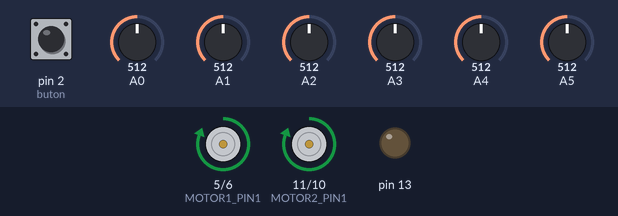
Recording of a sketch running on a simulated Arduino Uno, built with avr-gcc and run on an emulated ATmega328P. Parts: motor-driver pin pairs drawn as motors (green arrow = first pin HIGH = forward, orange = second pin HIGH = backward, longer = more drive), output pins drawn as LEDs (lit = HIGH). Inputs (shaded band) come from the test bench; at power-on: A1 = 512, A4 = 512, A2 = 512, A3 = 512, A5 = 512, pin 2 (buton) HIGH, A0 = 512.

Above: at 15.2 s.
15.3 s: A1 set to 390
At 15.7 s:
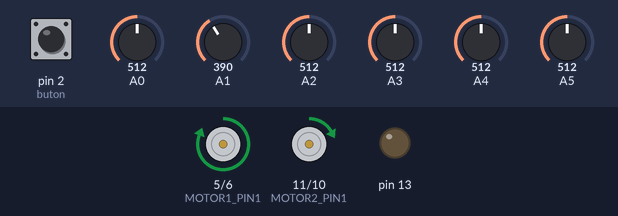
18.3 s: A4 set to 390
19.8 s: A2 set to 390
At 21.6 s:
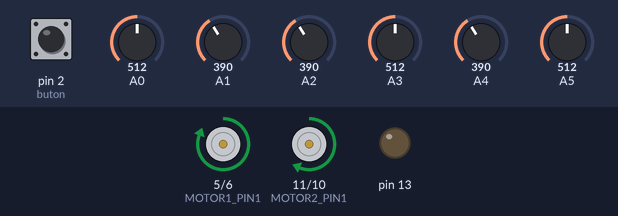
22.6 s: A3 set to 474
25.6 s: A3 set to 457
At 26.8 s:
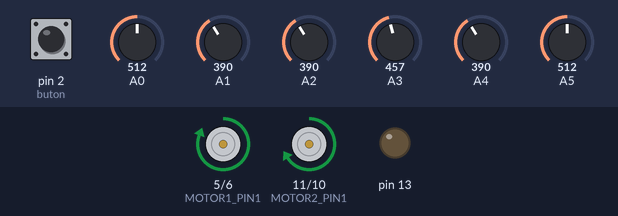
28.6 s: A5 set to 497
At 50.2 s:
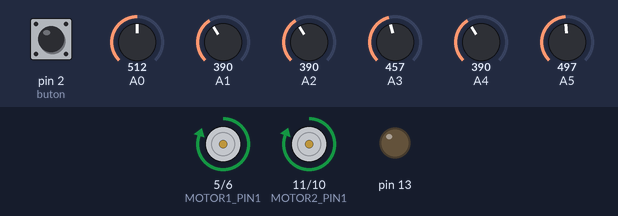
Timing chart, 0 to 50.5 s (numbered marks = the images above; inputs shaded):
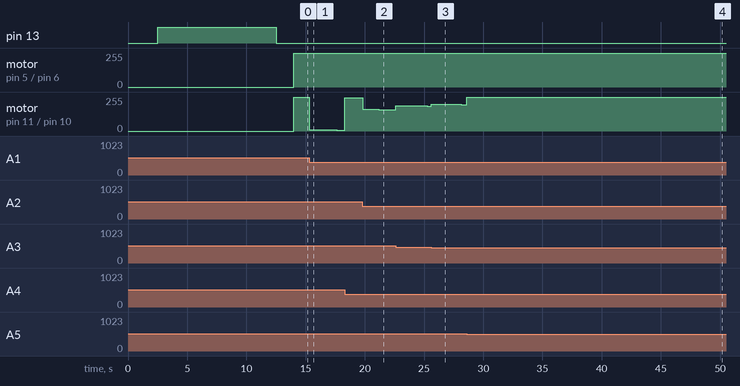

Measured:
- the behaviour switches between 507 and 506 on A5 (found by bisection; images 3 and 4)
- after the input at 15.3 s, motor on pin 11 (MOTOR2_PIN1) / pin 10 (MOTOR2_PIN2): moves from forward 255/255 to forward 6/255 over 2.9 s, starting at once
- after the input at 19.8 s, motor on pin 11 (MOTOR2_PIN1) / pin 10 (MOTOR2_PIN2): forward 250/255 → forward 162/255 at once, → forward 161/255 1.4 s later
- after the input at 25.6 s, motor on pin 11 (MOTOR2_PIN1) / pin 10 (MOTOR2_PIN2): forward 187/255 → forward 199/255 at once, → forward 198/255 2.6 s later
- after the input at 28.6 s, motor on pin 5 (MOTOR1_PIN1) / pin 6 (MOTOR1_PIN2): forward 255/255 → forward 254/255 after 20.5 s

The sketch:

robot_program.ino
```cpp
#include <QTRSensors.h>

#define NUM_SENSORS             6  // number of sensors used
#define NUM_SAMPLES_PER_SENSOR  4  // average 4 analog samples per sensor reading

// sensors 0 through 5 are connected to analog inputs 0 through 5, respectively
QTRSensorsAnalog qtra((unsigned char[]) {
  8, 9, 10, 11, 12, 13}
,
NUM_SENSORS, NUM_SAMPLES_PER_SENSOR, QTR_NO_EMITTER_PIN);
unsigned int sensorValues[NUM_SENSORS];


int MOTOR1_PIN1 = 5;

int MOTOR1_PIN2 = 6;

int MOTOR2_PIN1 = 11;

int MOTOR2_PIN2 = 10;

int buton = 2;

unsigned int last_proportional = 0;
long integral = 0;


void setup() {

  pinMode(MOTOR1_PIN1, OUTPUT);

  pinMode(MOTOR1_PIN2, OUTPUT);

  pinMode(MOTOR2_PIN1, OUTPUT);

  pinMode(MOTOR2_PIN2, OUTPUT);

  pinMode(buton, INPUT);


  delay(500);

  int i;
  pinMode(13, OUTPUT);

  while(digitalRead(buton)==LOW)

  {
    digitalWrite(13, HIGH);
    delay(500);
    digitalWrite(13,LOW);
    delay(500);
  }

  delay(2000);

  digitalWrite(13, HIGH);    // turn on LED to indicate we are in calibration mode
  for (i = 0; i < 400; i++)  // make the calibration take about 10 seconds
  {
    qtra.calibrate();       // reads all sensors 10 times at 2.5 ms per six sensors (i.e. ~25 ms per call)
  }
  digitalWrite(13, LOW);     // turn off LED to indicate we are through with calibration


  while(digitalRead(buton)==LOW)
  {
    digitalWrite(13,LOW);
  }


  delay(1500);


}


void loop() {


  unsigned int position = qtra.readLine(sensorValues);

  // The "proportional" term should be 0 when we are on the line.
  int proportional = ((int)position) - 2500;

  // Compute the derivative (change) and integral (sum) of the
  // position.
  int derivative = proportional - last_proportional;
  integral += proportional;

  // Remember the last position.
  last_proportional = proportional;

  int power_difference = proportional*4 + integral/10000 + derivative*7;

  // Compute the actual motor settings.  We never set either motor
  // to a negative value.
  const int max = 255;
  if(power_difference > max)
    power_difference = max;
  if(power_difference < -max)
    power_difference = -max;

  if(power_difference < 0)
    go(max+power_difference, max);
  else
    go(max, max-power_difference);


}


void go(int speedLeft, int speedRight) {

  if (speedLeft > 0) {

    analogWrite(MOTOR1_PIN1, speedLeft);

    analogWrite(MOTOR1_PIN2, 0);

  }

  else {

    analogWrite(MOTOR1_PIN1, 0);

    analogWrite(MOTOR1_PIN2, -speedLeft);

  }


  if (speedRight > 0) {

    analogWrite(MOTOR2_PIN1, speedRight);

    analogWrite(MOTOR2_PIN2, 0);

  }

  else {

    analogWrite(MOTOR2_PIN1, 0);

    analogWrite(MOTOR2_PIN2, -speedRight);

  }

}
```
